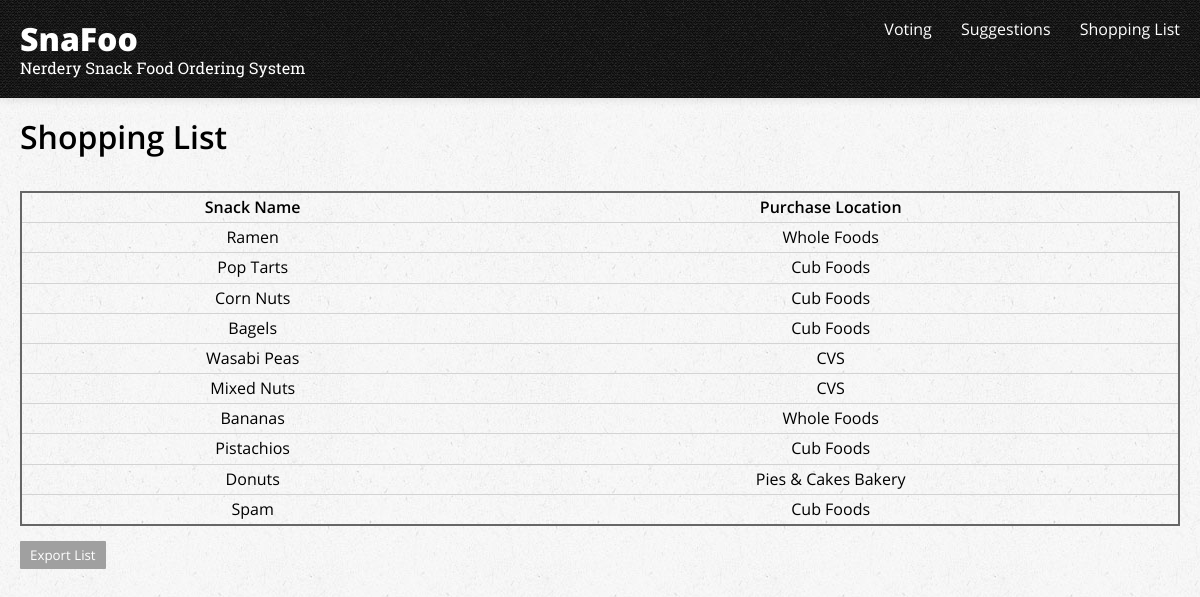
Page /index.php/shoppinglist on the committed database.
### tables this page shows
CREATE TABLE `sna_foo` (
  `id` int(11) NOT NULL AUTO_INCREMENT,
  `name` varchar(256) NOT NULL,
  `optional` enum('true','false') NOT NULL DEFAULT 'true',
  `purchaseLocations` varchar(256) NOT NULL,
  `purchaseCount` int(11) NOT NULL DEFAULT '0',
  `lastPurchaseDate` date DEFAULT NULL,
  PRIMARY KEY (`id`)
);

### application/controllers/Shoppinglist.php (called while the page is built, shortened)
<?php
class Shoppinglist extends CI_Controller {
    public function index($page = 'shoppinglist')
    {
        $data['title'] = ucfirst($page);
        $this->load->database();
        $d = new DateTime();
        $vote_month = $d->format( 'Y-m-t' );
        $query = $this->db->query("SELECT s.* FROM sna_foo s WHERE s.optional = 'false'");
        $result1 = $query->result();
        $result1_count = count($result1);
        $addtional_count = 10 - $result1_count;
        $query = $this->db->query("SELECT sf.* FROM sna_foo sf, sna_vote sv WHERE sf.id = sv.vote_sna_id AND sv.vote_month = '{$vote_month}' ORDER BY sv.vote_count DESC LIMIT {$addtional_count}");
        $result2 = $query->result();
        $data['shoppinglist_sna'] = array_merge($result1,$result2);
        $this->load->helper('url');
        $this->load->view('templates/header', $data);
        $this->load->view('pages/'.$page, $data);
        $this->load->view('templates/footer', $data);
    }
}

### index.php (called while the page is built, shortened)
<?php
require_once BASEPATH.'core/CodeIgniter.php';

### application/views/pages/shoppinglist.php (the view, shortened to what this page needs)
<div class="wrapper">
    <div class="content" role="main">
        <div class="shelf shelf_5">
            <h2 class="hdg hdg_1">Shopping List</h1>
        </div>
        <div class="shelf shelf_1">
            <table class="table">
                <thead>
                    <tr>
                        <th scope="col">Snack Name</th>
                        <th scope="col">Purchase Location</th>
                    </tr>
                </thead>
                <tbody>
                <?php
                foreach ($shoppinglist_sna as $sna_l)
                {
                ?>
                    <tr>
                        <td><?=$sna_l->name?></td>
                        <td><?=$sna_l->purchaseLocations?></td>
                    </tr>
                <?php
                }
                ?>
                </tbody>
            </table>
        </div>
        <a href="<?=base_url()?>testfile.csv"><button class="btn">Export List</button></a>
    </div>
</div>

### assets/styles/modern.css (style rules this page uses)
html, body, div, span, applet, object, iframe, h1, h2, h3, h4, h5, h6, p, blockquote, pre, a, abbr, acronym, address, big, cite, code, del, dfn, em, img, ins, kbd, q, s, samp, small, strike, strong, sub, sup, tt, var, b, u, i, center, dl, dt, dd, ol, ul, li, fieldset, form, label, legend, table, caption, tbody, tfoot, thead, tr, th, td, article, aside, canvas, details, embed, figure, figcaption, footer, header, hgroup, menu, nav, output, ruby, section, summary, time, mark, audio, video { margin: 0; padding: 0; border: 0; font-size: 100%; font-weight: inherit; font-style: inherit; font-family: inherit; vertical-align: baseline; }
body { line-height: 1; }
table { border-collapse: collapse; border-spacing: 0; }
html { overflow-y: scroll; }
html { -webkit-text-size-adjust: 100%; -ms-text-size-adjust: 100%; }
body { background: url(../media/images/bg-tile-light.jpg); font: 16px/1.2 SansRegular, Arial, "Helvetica Neue", Helvetica, sans-serif; }
a { text-decoration: none; }
.btn { padding: 5px 10px; border: none; border-radius: 1px; background: #a0a0a0; color: #ffffff; font-family: SansRegular, Arial, "Helvetica Neue", Helvetica, sans-serif; }
.hdg { font-family: SansSemibold, Arial, "Helvetica Neue", Helvetica, sans-serif; text-transform: capitalize; }
.hdg_1 { font-size: 32px; }
.shelf { margin-bottom: 10px; }
.shelf_1 { margin-bottom: 15px; }
.shelf_5 { margin-bottom: 35px; }
.table { width: 100%; border: 2px solid #666666; }
.table thead, .table tr { border-bottom: 1px solid #d3d3d3; }
.table th, .table td { padding: 5px; text-align: center; }
.table th { font-family: SansSemiBold; }
.wrapper { padding: 0 20px; }

### rows in the picture
sna_foo: name "Ramen", purchaseLocations "Whole Foods"
sna_foo: name "Pop Tarts", purchaseLocations "Cub Foods"
sna_foo: name "Corn Nuts", purchaseLocations "Cub Foods"
sna_foo: name "Bagels", purchaseLocations "Cub Foods"
sna_foo: name "Wasabi Peas", purchaseLocations "CVS"
sna_foo: name "Mixed Nuts", purchaseLocations "CVS"
sna_foo: name "Bananas", purchaseLocations "Whole Foods"
sna_foo: name "Pistachios", purchaseLocations "Cub Foods"
sna_foo: name "Donuts", purchaseLocations "Pies & Cakes Bakery"
sna_foo: name "Spam", purchaseLocations "Cub Foods"
